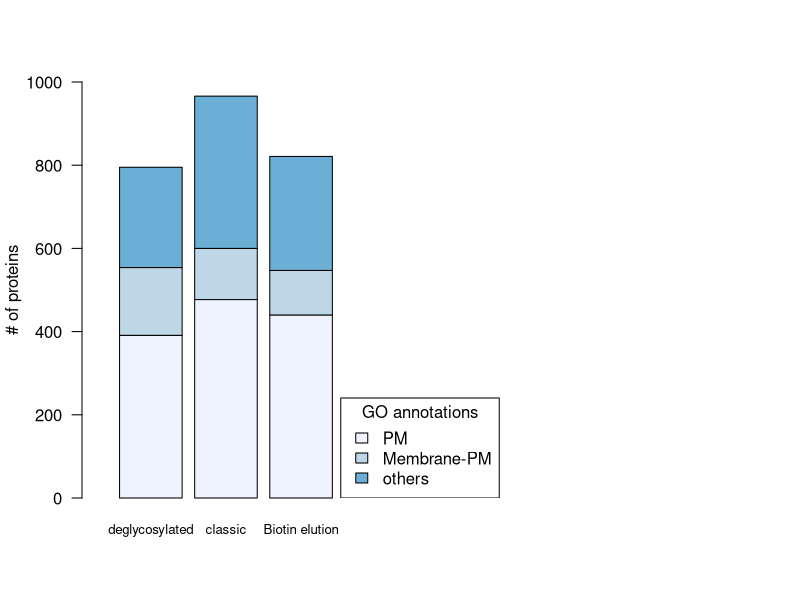
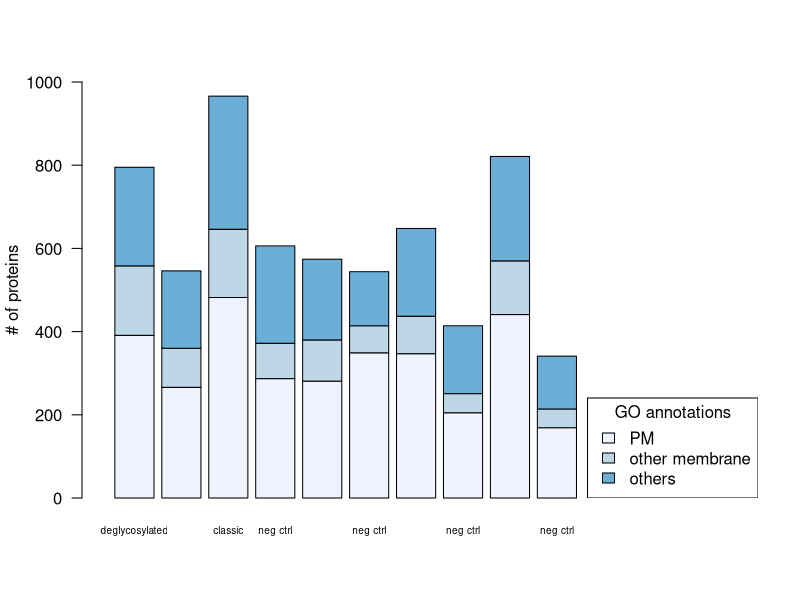
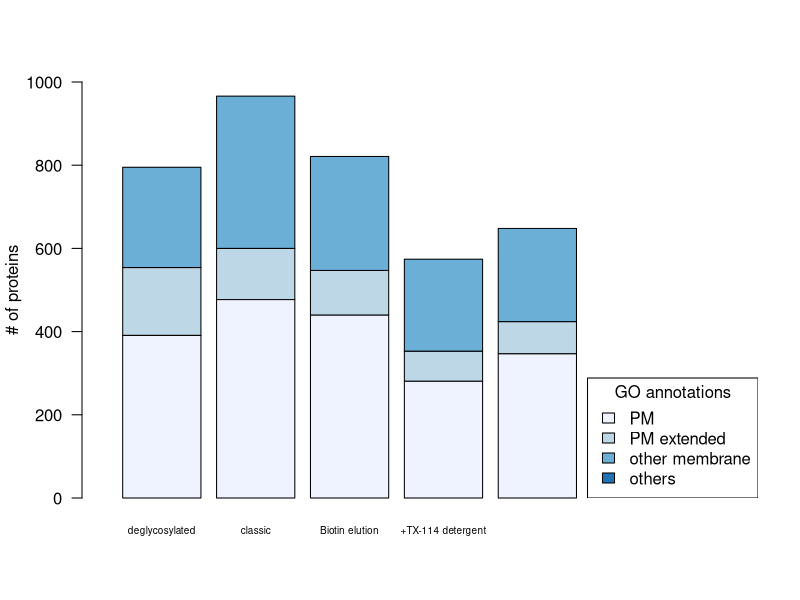

Here is the R script that generated these plots, in order:
# Making a stacked bar plot for the modified Cell Surface Protein Extraction kit tryouts

setwd('~/MP_RStudio_May2014//CellSurfaceExtractionKit/'); getwd();

totals <- c(795,966,821,574,648)
PM.ext <- c(391,477,440,281,347)
PM.only <- c(165,222,213,136,158)
ext <- PM.ext-PM.only
add.mem <- c(163,123,107,72,77)
others <- totals-PM.ext-add.mem
vec <- rbind(PM.ext, add.mem, others)
colnames(vec) <- c('deglycosylated','classic','Biotin elution','+TX-114 detergent', '+TX-114 acqueous')
mat <- as.matrix(vec)

library(RColorBrewer)
sequential <- brewer.pal(4, "Blues")
pdf("~/MP_RStudio_May2014/CellSurfaceExtractionKit//pdf/StackedBarplot.pdf")
barplot(mat, col=sequential, cex.names = 0.6, ylab = "# of proteins", ylim=c(0,1000), xlim=c(0,8), las=1)
legend("bottomright", legend = c('PM', 'PM extended', 'other membrane', 'others'), fill = sequential[1:4], title='GO annotations')
dev.off();

# "Small version" just containing the first three columns =========================================
barplot(mat[,1:3], col=sequential, cex.names = 0.8, ylab = "# of proteins", ylim=c(0,1000), xlim=c(0,10), las=1)
legend("bottom", legend = c('PM', 'Membrane-PM', 'others'), fill = sequential[1:4], title='GO annotations')



# Include 'negative controls'
totals.neg <- c(795,546,966,606,574,544,648,414,821,341)
PM.neg <- c(391,266,482,287,281,349,347,205,441,169)
add.mem.neg <- c(167,94,164,85,99,65,90,46,129,45)
others.neg <- totals.neg-PM.neg-add.mem.neg
vec.neg <- rbind(totals.neg, PM.neg, add.mem.neg, others.neg)
colnames(vec.neg) <- c('deglycosylated', 'neg ctrl','classic','neg ctrl','+TX-114 detergent','neg ctrl', '+TX-114 acqueous','neg ctrl','Biotin elution','neg ctrl')
mat.neg <- as.matrix(vec.neg)

library(RColorBrewer)
# This part needs editing
barplot(mat.neg[2:4,], col=sequential, cex.names = 0.6, ylab = "# of proteins", ylim=c(0,1000), xlim=c(0,16), las=1)
legend("bottomright", legend = c('PM', 'other membrane', 'others'), fill = sequential[1:3], title='GO annotations')
